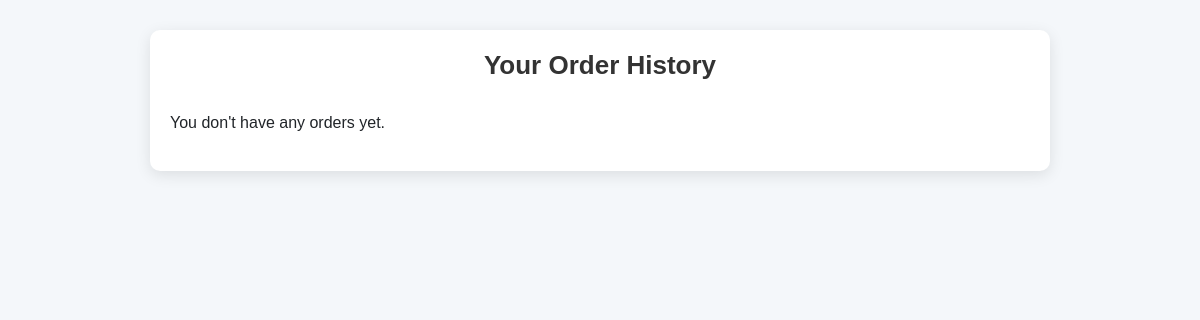
Page /history/ (signed in) on the earlier database version.
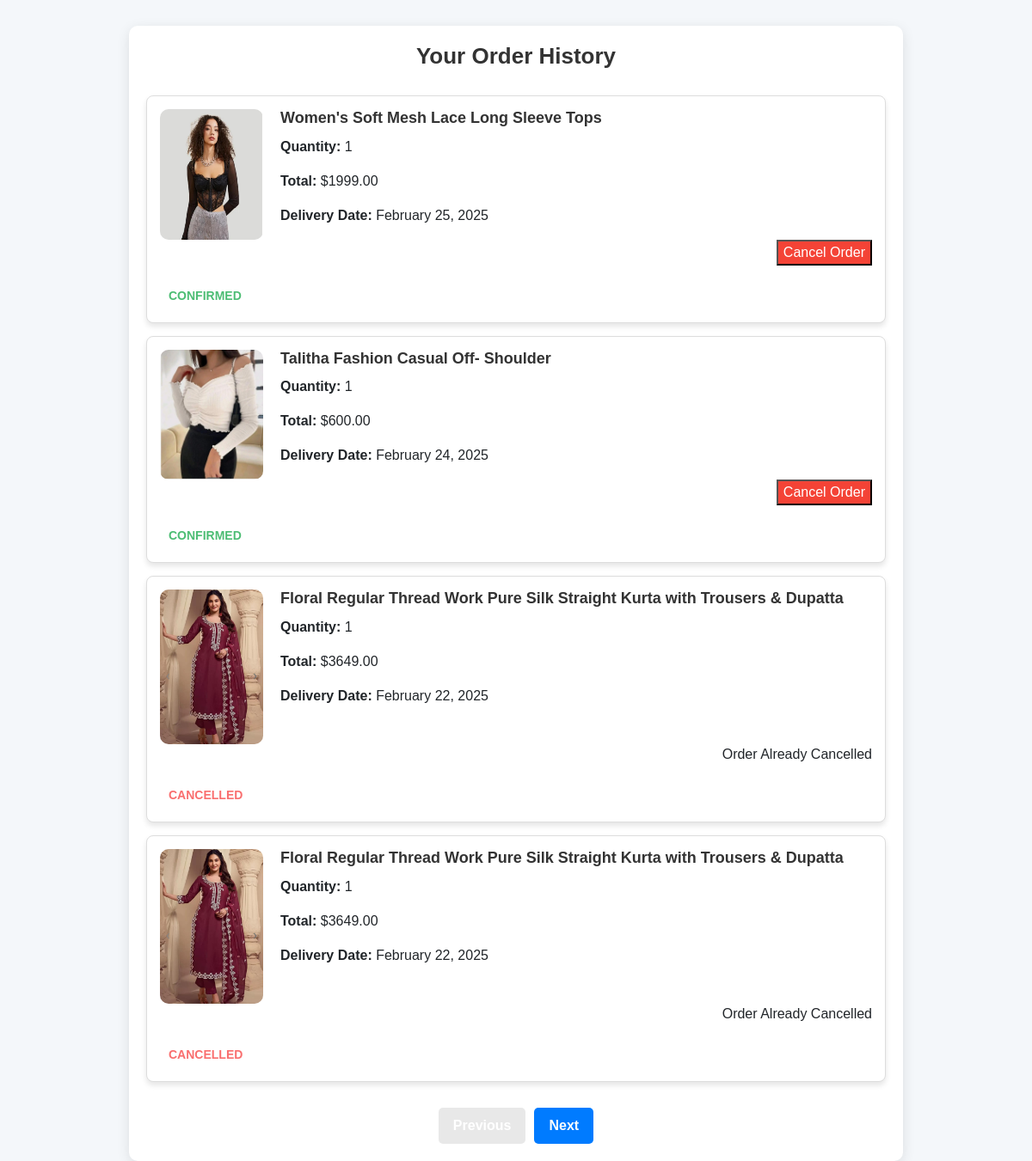
Same page on the later database version.
### app/models.py (models this page shows, shortened)
class Order(models.Model):
    STATUS = [
        ('delivered', 'delivered'),
        ('confirmed', 'confirmed'),
        ('cancelled', 'cancelled'),
        ('pending', 'pending'),
    ]
    PAYMENT_METHODS = [
        ('credit_card', 'credit_card'),
        ('phone_pay', 'phone_pay'),
        ('paytm', 'paytm'),
        ('bank_transfer', 'bank_transfer')
    ]
    user = models.ForeignKey(User, on_delete=models.CASCADE, related_name="orders")
    product = models.ForeignKey(Product, on_delete=models.CASCADE)
    price = models.DecimalField(max_digits=10, decimal_places=2)
    quantity = models.PositiveIntegerField()
    booking_date = models.DateTimeField(auto_now_add=True)
    delivery_date = models.DateField(null=True, blank=True)
    status = models.CharField(max_length=10, choices=STATUS, default='pending')
    shipping_address = models.TextField()
    payment_method = models.CharField(max_length=20, choices=PAYMENT_METHODS, null=True, blank=True)

class Product(models.Model):
    product_name = models.CharField(max_length=80)
    product_price = models.DecimalField(max_digits=10, decimal_places=2, null=True, blank=True)
    product_description = models.TextField(null=True, blank=True)
    color = models.CharField(max_length=50, null=True, blank=True)
    material = models.CharField(max_length=100, null=True, blank=True)
    stock = models.IntegerField(null=True)
    category = models.ForeignKey(Category, on_delete=models.CASCADE)
    subcategory = models.ForeignKey(SubCategory, on_delete=models.CASCADE)
    user = models.ForeignKey(User, on_delete=models.CASCADE, null=True)

class ProductImage(models.Model):
    product = models.ForeignKey(Product, related_name="images", on_delete=models.CASCADE)
    image = models.ImageField(upload_to='product_images/')

### app/views.py (the view)
# urls.py: path('history/', order_history, name="order_history"),
def order_history(request):
    orders = Order.objects.filter(user=request.user).order_by('-booking_date')
    for order in orders:
        order.total_price = order.quantity * order.price
        order.is_delivered = order.delivery_date <= date.today()
    paginator = Paginator(orders, 4)
    page_number = request.GET.get("page")
    page_obj = paginator.get_page(page_number)
    return render(request, 'order_history.html', {'page_obj': page_obj})

### templates/order_history.html (shortened to what this page needs)
  <!DOCTYPE html>
  <html lang="en">
  <head>
      <link rel="stylesheet" href="https://stackpath.bootstrapcdn.com/bootstrap/4.5.2/css/bootstrap.min.css">
  </head>
  <body>
      <div class="container">
          <h2>Your Order History</h2>
          {% if page_obj %}
              <div class="order-card">
                  {% for order in page_obj %}
                      <div class="card">
                          <div class="d-flex">
                              <img src="{{ order.product.images.first.image.url }}" alt="{{ order.product.product_name }}">
                              <div class="card-details">
                                  <h5 class="card-title">{{ order.product.product_name }}</h5>
                                  <p><strong>Quantity:</strong> {{ order.quantity }}</p>
                                  <p><strong>Total:</strong> ${{ order.price|floatformat:2 }}</p>
                                  <p><strong>Delivery Date:</strong> {{ order.delivery_date|date:"F j, Y" }}</p>
                              </div>
                          </div>
                          <div class="order-actions">
                              {% if order.status != 'cancelled' %}
                                  <form action="{% url 'cancel_order' order.id %}" method="POST">
                                      <button type="submit" class="btn-cancel ">Cancel Order</button>
                                  </form>
                              {% else %}
                                  <span>Order Already Cancelled</span>
                              {% endif %}
                          </div>
                          <div class="order-status
                              {% if order.status == 'confirmed' %}status-confirmed
                              {% elif order.status == 'shipped' %}status-shipped
                              {% elif order.status == 'cancelled' %}status-cancelled
                              {% elif order.status == 'delivered' %}status-delivered
                              {% else %}status-pending{% endif %}">
                              {{ order.status|title }}
                          </div>
                      </div>
                  {% endfor %}
              </div>
              <div class="pagination">
                  <button class="btn {% if not page_obj.has_previous %}disabled{% endif %}">
                      {% if page_obj.has_previous %}
                          <a href="?page={{ page_obj.previous_page_number }}" class="text-white">Previous</a>
                      {% else %}
                          Previous
                      {% endif %}
                  </button>
                  <button class="btn {% if not page_obj.has_next %}disabled{% endif %}">
                      {% if page_obj.has_next %}
                          <a href="?page={{ page_obj.next_page_number }}" class="text-white">Next</a>
                      {% else %}
                          Next
                      {% endif %}
                  </button>
              </div>
          {% else %}
              <p class="text">You don't have any orders yet.</p>
          {% endif %}
      </div>
  </body>
  </html>

### templates/order_history.html (style rules this page uses)
body { font-family: 'Arial', sans-serif; background-color: #f4f7fa; padding-top: 30px; }
.container { max-width: 900px; background-color: #ffffff; padding: 20px; border-radius: 10px; box-shadow: 0 4px 15px rgba(0, 0, 0, 0.1); margin: auto; }
h2 { color: #333; text-align: center; margin-bottom: 30px; font-size: 26px; font-weight: 600; }
.order-card { margin-top: 20px; display: flex; flex-direction: column; gap: 15px; }
.card { border: 1px solid #ddd; border-radius: 8px; overflow: hidden; box-shadow: 0 4px 6px rgba(0, 0, 0, 0.1); padding: 15px; display: flex; flex-direction: column; justify-content: space-between; position: relative; transition: transform 0.3s ease; }
.card img { max-width: 120px; height: auto; margin-right: 20px; border-radius: 10px; }
.card-details { flex: 1; }
.card-title { font-size: 18px; font-weight: bold; color: #333; margin-bottom: 10px; }
.order-actions { display: flex; flex-direction: column; justify-content: center; align-items: flex-end; gap: 5px; }
.btn { padding: 8px 16px; border-radius: 5px; font-weight: 600; text-decoration: none; }
.btn-cancel { background-color: #f44336; color: white; }
.order-status { font-size: 14px; font-weight: 600; padding: 5px 10px; border-radius: 5px; text-transform: uppercase; margin-top: 20px; text-align: left; }
.status-confirmed { color: #4dbd74; }
.status-cancelled { color: #f96f6f; }
.pagination { margin-top: 30px; display: flex; justify-content: center; }
.pagination .btn { padding: 8px 16px; margin: 0 5px; background-color: #007bff; color: white; border-radius: 5px; cursor: pointer; }
.pagination .disabled { cursor: not-allowed; background-color: #ddd; }

Differences in the rows shown:
added Order: product.images.first.image (picture), product.product_name "Women's Soft Mesh Lace Long Sleeve Tops", quantity "1", price "1999.00", delivery_date "February 25, 2025", shows "Cancel Order", status "CONFIRMED"
added Order: product.images.first.image (picture), product.product_name "Talitha Fashion Casual Off- Shoulder", quantity "1", price "600.00", delivery_date "February 24, 2025", shows "Cancel Order", status "CONFIRMED"
added Order: product.images.first.image (picture), product.product_name "Floral Regular Thread Work Pure Silk Straight Kurta with Trousers & Dupatta", quantity "1", price "3649.00", delivery_date "February 22, 2025", shows "Order Already Cancelled", status "CANCELLED"
added Order: product.images.first.image (picture), product.product_name "Floral Regular Thread Work Pure Silk Straight Kurta with Trousers & Dupatta", quantity "1", price "3649.00", delivery_date "February 22, 2025", shows "Order Already Cancelled", status "CANCELLED"
Other differences:
text no longer shown: "You don't have any orders yet."
text now shown: "Previous Next"
